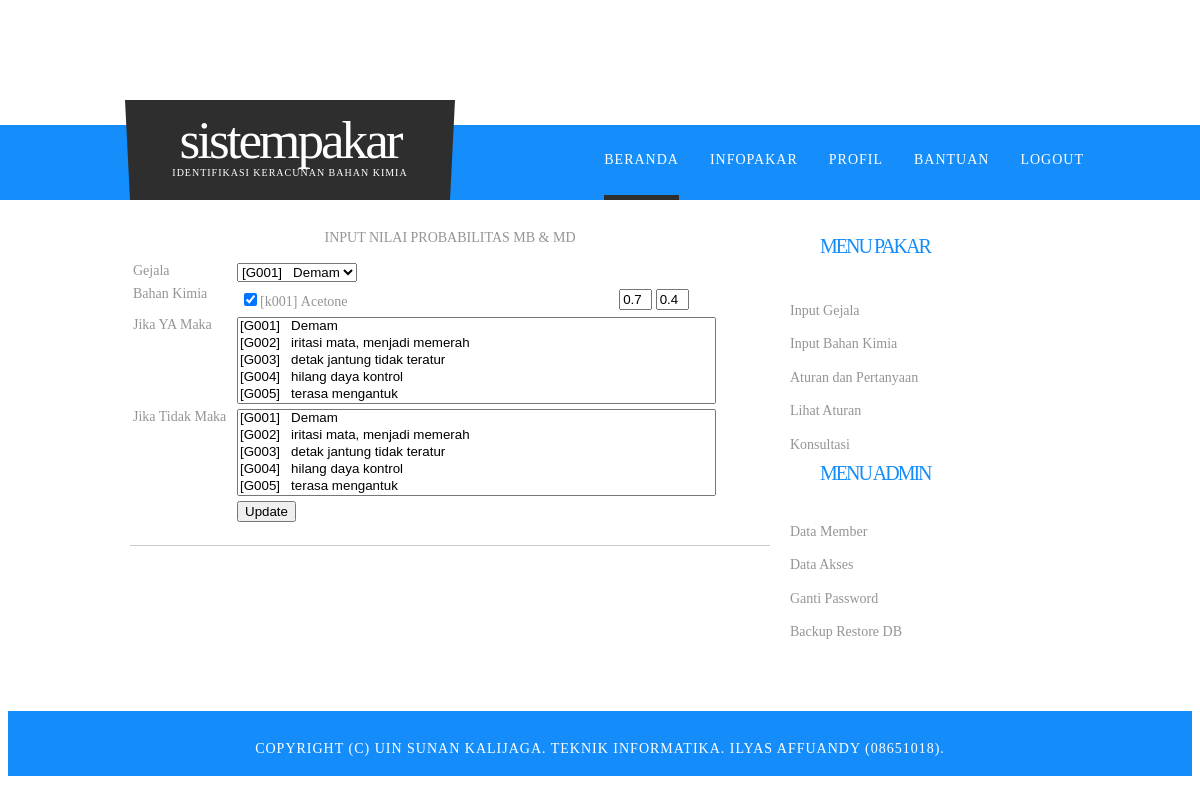
The app's page /home.php?page=aturan&action=edit&id_gejala=G001 (signed in), older data.
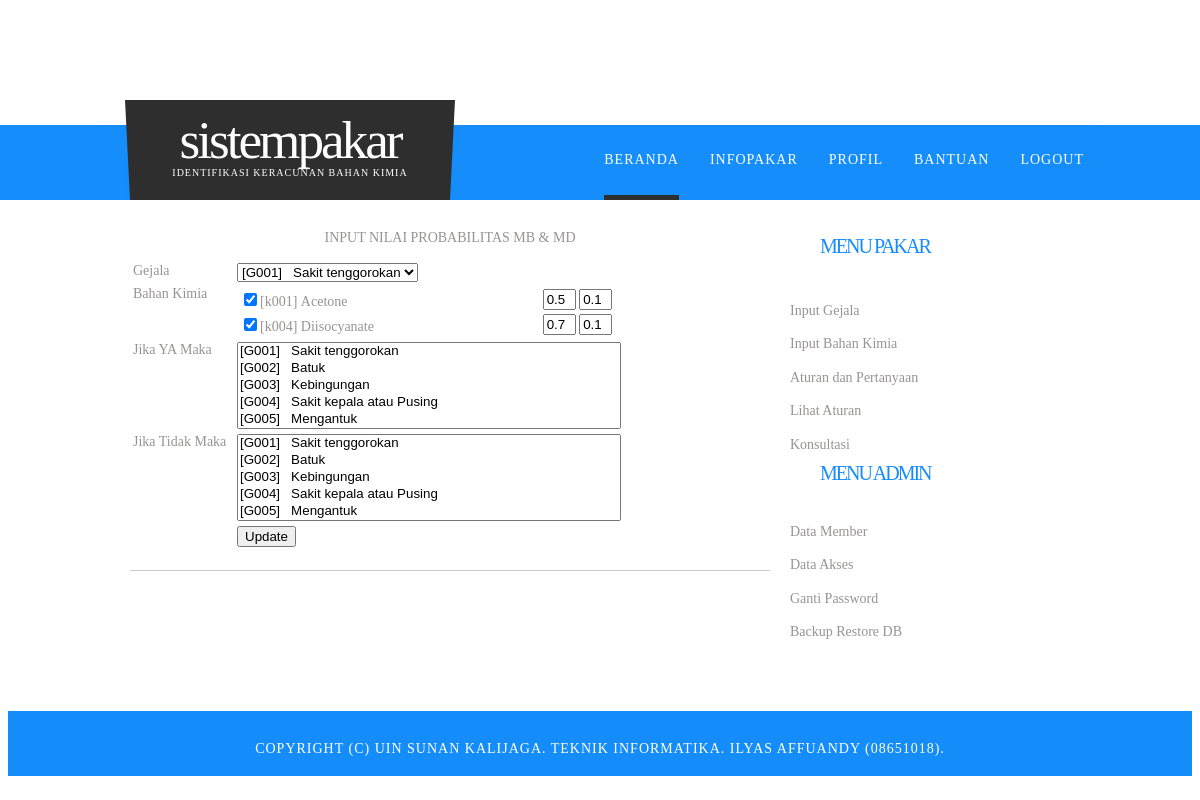
The same page, newer data.
### tables this page shows
CREATE TABLE IF NOT EXISTS `relasi` (
  `id_r` int(3) NOT NULL AUTO_INCREMENT,
  `idg` varchar(4) NOT NULL,
  `idk` varchar(4) NOT NULL,
  `mb` float NOT NULL,
  `md` float NOT NULL,
  PRIMARY KEY (`id_r`)
);

CREATE TABLE IF NOT EXISTS `kimia` (
  `idk` varchar(4) NOT NULL,
  `nm_kimia` varchar(35) NOT NULL,
  `nama_lain` text NOT NULL,
  `definisi` text NOT NULL,
  `pencegahan` text NOT NULL,
  `solusi` text NOT NULL,
  PRIMARY KEY (`idk`)
);

### page/aturan.php (the view, shortened to what this page needs)
<div>
<center>INPUT NILAI PROBABILITAS MB & MD<center><p>
</div>
 <form action="" id="form" method="post">
				<table>
			<tr valign="top">
			<td width="100">Gejala</td>
			 <td>
		            <select name="idg" >
					<?php
					if($_GET['action']=='edit'){
					   $query = "SELECT * FROM gejala WHERE idg = '$_GET[id_gejala]'";
					}else{
					   $query = "SELECT * FROM gejala ORDER BY idg ASC";
					}
					$result = mysql_query($query);
					while ($rows = mysql_fetch_array($result)) {
					echo '<option value="'.$rows[idg].'">['.$rows[idg].']&nbsp;&nbsp;&nbsp;'.$rows[gejala].'</option>';
					}
					?>
					</select>
                </td>
			</tr>
			<tr valign="top">
			<td width="100">Bahan Kimia</td>
			 <td width="10">
					<table width="100%">
		          	<?php
					if($_GET['action']=='edit'){
					   if($_GET['action']=='edit'){
					   $query = "SELECT k.idk, k.nm_kimia, r.mb, r.md FROM relasi r
								LEFT JOIN gejala g ON r.idg = g.idg
								LEFT JOIN kimia k ON r.idk = k.idk
								WHERE r.idg = '$_GET[id_gejala]'";
						}
					}else{
						$query = "SELECT * FROM kimia ORDER BY idk ASC";
					}
					$result = mysql_query($query);
					$no=1;
					while ($rows = mysql_fetch_array($result)) {
					echo "<tr>
					<td width='80%'><input type='checkbox' value='".$rows['idk']."' name='mk".$no."' checked/>[".$rows['idk']."]&nbsp;".$rows['nm_kimia']."</td>
					<td><input type=text name='mb".$no."' size=1 placeholder='MB' value = '".$rows['mb']."'/>
					<input type=text name='md".$no."' size=1 placeholder='MD' value = '".$rows['md']."'><td></tr>";
					$no++;
					}
					?>
					</table>
				</td>
			</tr>
			<tr valign="top">
			<td width="100">Jika YA Maka</td>
			 <td width="10">
		            <select name="g_ya" size=5>
					<?php
					$query = "SELECT * FROM gejala ORDER BY idg ASC";
					$result = mysql_query($query);
					while ($rows = mysql_fetch_array($result)) {
					echo '<option value="'.$rows[idg].'">['.$rows[idg].']&nbsp;&nbsp;&nbsp;'.$rows[gejala].'</option>';
					}
					?>
					</select>
                </td>
			</tr>
			<tr valign="top">
			<td width="100">Jika Tidak Maka</td>
			 <td width="10">
		            <select name="g_tidak" size=5>
					<?php
					$query = "SELECT * FROM gejala ORDER BY idg ASC";
					$result = mysql_query($query);
					while ($rows = mysql_fetch_array($result)) {
					echo '<option value="'.$rows[idg].'">['.$rows[idg].']&nbsp;&nbsp;&nbsp;'.$rows[gejala].'</option>';
					}
					?>
					</select>
                </td>
			<tr valign="top">
			<td width="75"></td>
			<td><?php if (isset($_GET['action'])=='edit'){
				echo '<input class="button" type="submit" value="Update" name="update" />';
				}else{
				echo '<input class="button" type="submit" value="Simpan" name="simpan" />';}
			?></td>
			</tr>
				</table>
</form>

Row changes from the older to the newer data that the page shows:
removed relasi: kimia.idk "k001", kimia.nm_kimia "Acetone", mb "0.7", md "0.4"
added relasi: kimia.idk "k001", kimia.nm_kimia "Acetone", mb "0.5", md "0.1"
added relasi: kimia.idk "k004", kimia.nm_kimia "Diisocyanate", mb "0.7", md "0.1"
Text that changed along with them:
form field idg: "[G001] Demam" → "[G001] Sakit tenggorokan"
form field g_ya: "[G001] Demam / [G002] iritasi mata, menjadi memerah / [G003] detak jantung tidak teratur / [G004] hilang daya kontrol / [G005] terasa mengantuk" → "[G001] Sakit tenggorokan / [G002] Batuk / [G003] Kebingungan / [G004] Sakit kepala atau Pusing / [G005] Mengantuk"
form field g_tidak: "[G001] Demam / [G002] iritasi mata, menjadi memerah / [G003] detak jantung tidak teratur / [G004] hilang daya kontrol / [G005] terasa mengantuk" → "[G001] Sakit tenggorokan / [G002] Batuk / [G003] Kebingungan / [G004] Sakit kepala atau Pusing / [G005] Mengantuk"
